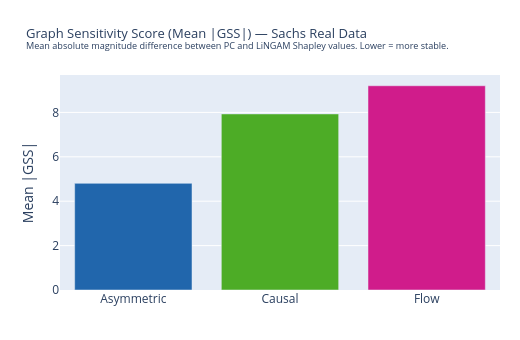

Notebook source saved alongside this figure:
### Markdown cell above
## 5. Graph Sensitivity Score (GSS)

How much does each method's attribution magnitude shift between the PC and LiNGAM graphs?

$$\text{GSS}(m, f) = \frac{1}{n} \sum_{i=1}^{n} \left| |\phi^{\text{PC}}_{i,f}| - |\phi^{\text{LiNGAM}}_{i,f}| \right|$$

**GSS = 0** means PC and LiNGAM produce identical attribution magnitudes for that feature.  
Higher GSS = larger disagreement between the two discovered graphs.

### Code cell
# GSS bar chart — method comparison
fig_gss = go.Figure()
for meth in BASE_METHODS:
    sub = df_gss[df_gss["Method"] == meth]
    if sub.empty:
        continue
    fig_gss.add_trace(go.Bar(
        name         = meth,
        x            = [meth],
        y            = [sub.iloc[0]["MeanGSS"]],
        marker_color = METHOD_COLORS[meth],
        hovertemplate=f"<b>{meth}</b><br>|GSS|=%{{y:.4f}}<extra></extra>",
    ))

fig_gss.update_layout(
    title=dict(
        text="Graph Sensitivity Score (Mean |GSS|) — Sachs Real Data<br>"
             "<sup>Mean absolute magnitude difference between PC and LiNGAM Shapley values. Lower = more stable.</sup>",
        font=dict(size=13),
    ),
    yaxis=dict(title="Mean |GSS|", zeroline=False, rangemode="tozero"),
    height=340, width=520,
    showlegend=False,
    margin=dict(l=60, r=20, t=75, b=50),
)
fig_gss.show()

### Figure 1 — Plotly figure (JSON) as saved in the notebook; plotly's stock layout.template omitted (floating-point values rounded to 4 significant figures)
{"data": [{"hovertemplate": "<b>Asymmetric</b><br>|GSS|=%{y:.4f}<extra></extra>", "marker": {"color": "#2166ac"}, "name": "Asymmetric", "type": "bar", "x": ["Asymmetric"], "y": [4.805]}, {"hovertemplate": "<b>Causal</b><br>|GSS|=%{y:.4f}<extra></extra>", "marker": {"color": "#4dac26"}, "name": "Causal", "type": "bar", "x": ["Causal"], "y": [7.931]}, {"hovertemplate": "<b>Flow</b><br>|GSS|=%{y:.4f}<extra></extra>", "marker": {"color": "#d01c8b"}, "name": "Flow", "type": "bar", "x": ["Flow"], "y": [9.201]}], "layout": {"height": 340, "margin": {"b": 50, "l": 60, "r": 20, "t": 75}, "showlegend": false, "title": {"font": {"size": 13}, "text": "Graph Sensitivity Score (Mean |GSS|) — Sachs Real Data<br><sup>Mean absolute magnitude difference between PC and LiNGAM Shapley values. Lower = more stable.</sup>"}, "width": 520, "yaxis": {"rangemode": "tozero", "title": {"text": "Mean |GSS|"}, "zeroline": false}}}
